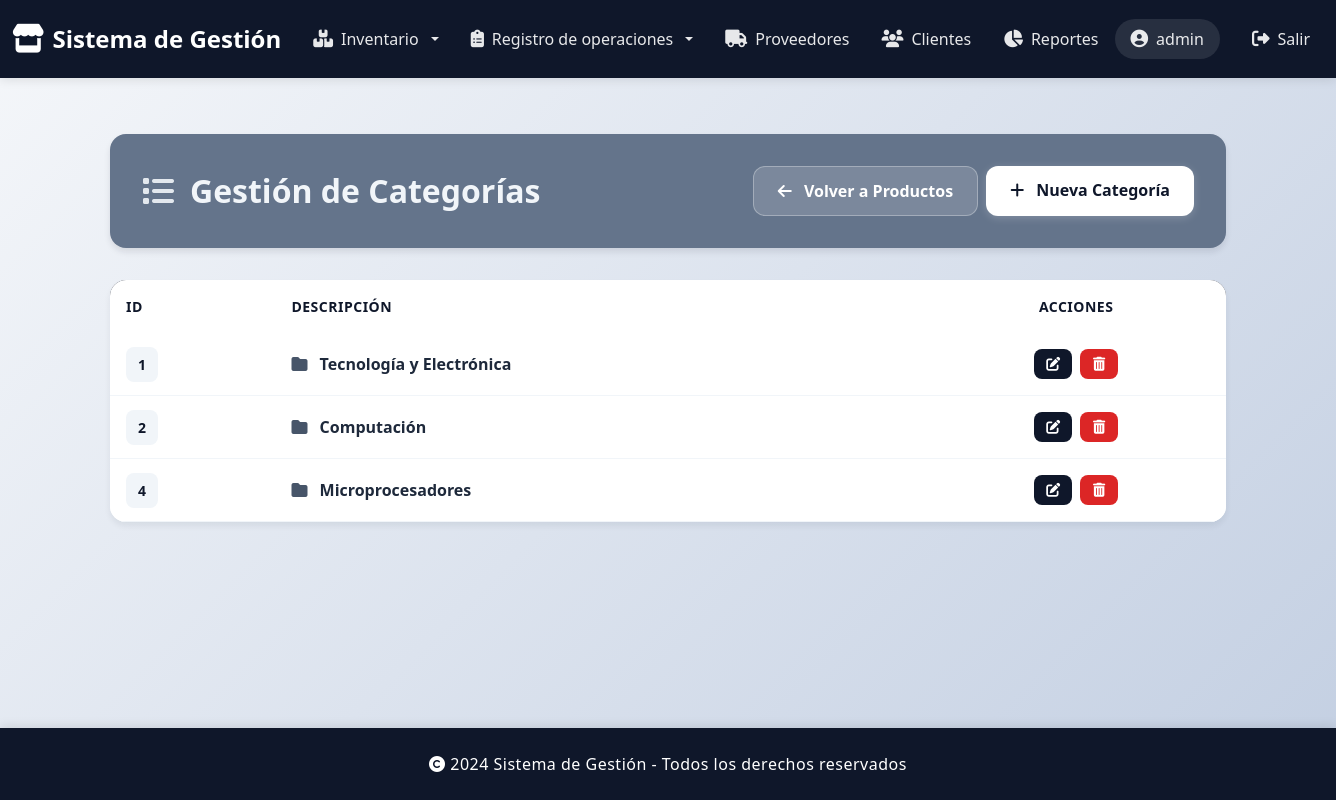
The page /productos/categorias/ (signed in) on the database as committed earlier.
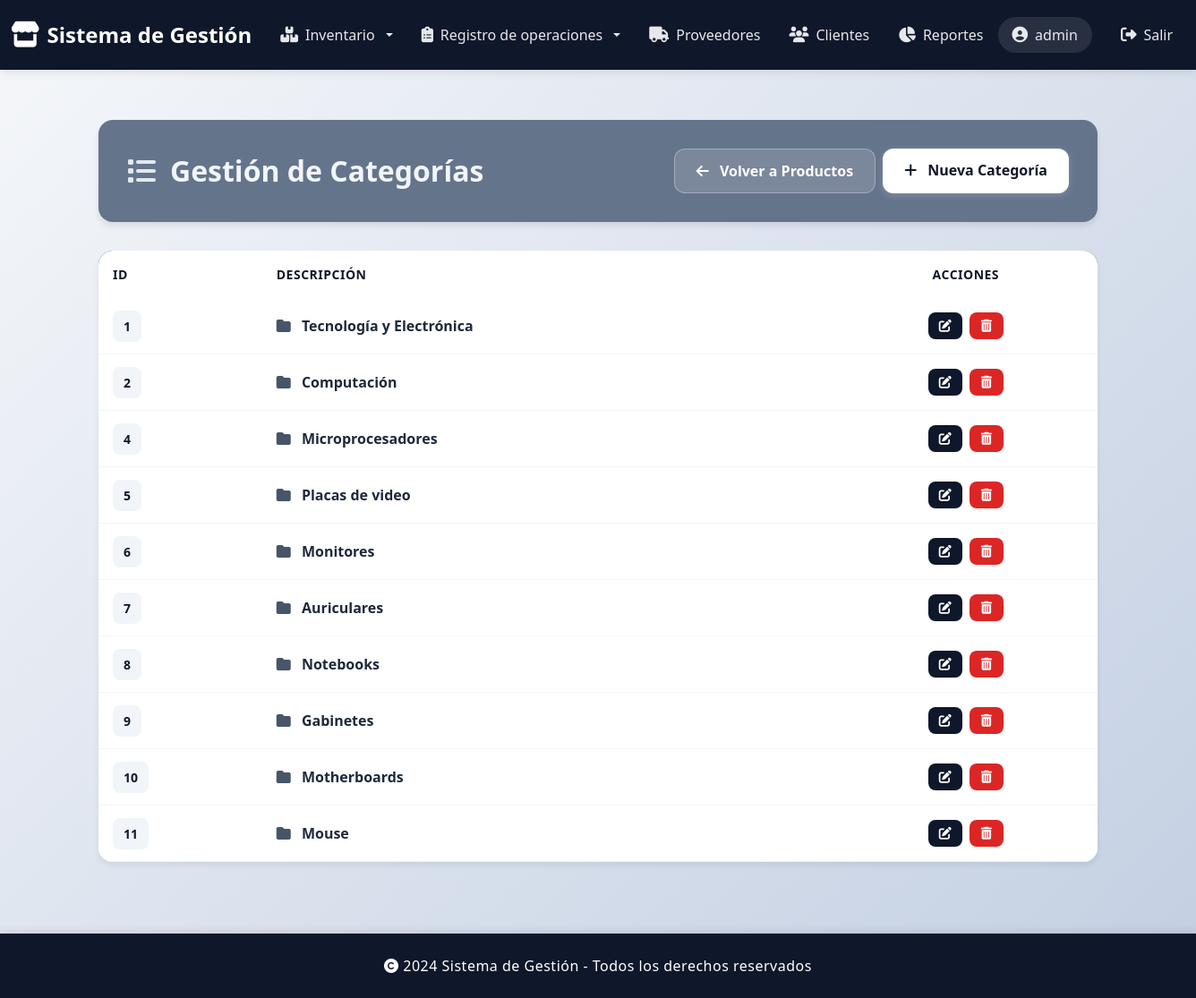
The same page on the database as committed later.
### gestionProductos/models.py (models this page shows, shortened)
class Categoria(models.Model):
    idCategoria = models.AutoField(primary_key=True)
    descripcion = models.CharField(max_length=50)
    class Meta:
        verbose_name='Categoría'
        verbose_name_plural='Categorías'

### gestionProductos/views.py (the view)
# urls.py: path("categorias/", views.categorias_list, name="categorias_list"),
@login_required
def categorias_list(request):
    categorias = Categoria.objects.all()
    return render(request, "categorias/categorias_list.html", {"categorias": categorias})

### gestionProductos/templates/categorias/categorias_list.html (shortened to what this page needs)
{% extends 'base.html' %}
{% load static %}
{% block content %}
<div class="container mt-4 mb-5">
    <div class="page-header bg-slate-neutral">
        <div class="d-flex justify-content-between align-items-center flex-wrap gap-3">
            <h2 class="text-slate-light">
                <i class="fas fa-list"></i>
                <span>Gestión de Categorías</span>
            </h2>
            <div class="d-flex gap-2 flex-wrap">
                <a href="{% url 'productos_list' %}" class="btn btn-back">
                    <i class="fas fa-arrow-left"></i> Volver a Productos
                </a>
                <a type="button" data-bs-toggle="modal" data-bs-target="#modalCategoria" title="Crear nueva categoría" class="btn btn-create">
                    <i class="fas fa-plus"></i> Nueva Categoría
                </a>
            </div>
        </div>
    </div>
    <div class="products-card card">
        <div class="card-body p-0">
            {% if categorias %}
            <div class="table-responsive">
                <table class="table border-light table-hover mb-0">
                    <thead class="bg-slate-primary">
                        <tr>
                            <th class="text-slate-primary">ID</th>
                            <th class="text-slate-primary">Descripción</th>
                            <th class="text-center text-slate-primary">Acciones</th>
                        </tr>
                    </thead>
                    <tbody>
                        {% for categoria in categorias %}
                        <tr>
                            <td>
                                <span class="badge-id">{{ categoria.idCategoria }}</span>
                            </td>
                            <td>
                                <i class="fas fa-folder me-2" style="color: var(--slate-accent);"></i>
                                <strong>{{ categoria.descripcion }}</strong>
                            </td>
                            <td>
                                <div class="action-buttons">
                                    <a href="{% url 'categoria_editar' categoria.idCategoria %}"
                                       class="btn btn-action btn-edit"
                                       title="Editar">
                                        <i class="fas fa-edit"></i>
                                    </a>
                                    <a href="{% url 'categoria_eliminar' categoria.idCategoria %}"
                                       class="btn btn-action btn-delete"
                                       title="Eliminar">
                                        <i class="fas fa-trash-alt"></i>
                                    </a>
                                </div>
                            </td>
                        </tr>
                        {% endfor %}
                    </tbody>
                </table>
            </div>
            {% endif %}
        </div>
    </div>
</div>
{% endblock %}

Rows that differ between the two databases and show on the page:
added Categoria: idCategoria "5", descripcion "Placas de video"
added Categoria: idCategoria "6", descripcion "Monitores"
added Categoria: idCategoria "7", descripcion "Auriculares"
added Categoria: idCategoria "8", descripcion "Notebooks"
added Categoria: idCategoria "9", descripcion "Gabinetes"
added Categoria: idCategoria "10", descripcion "Motherboards"
added Categoria: idCategoria "11", descripcion "Mouse"
